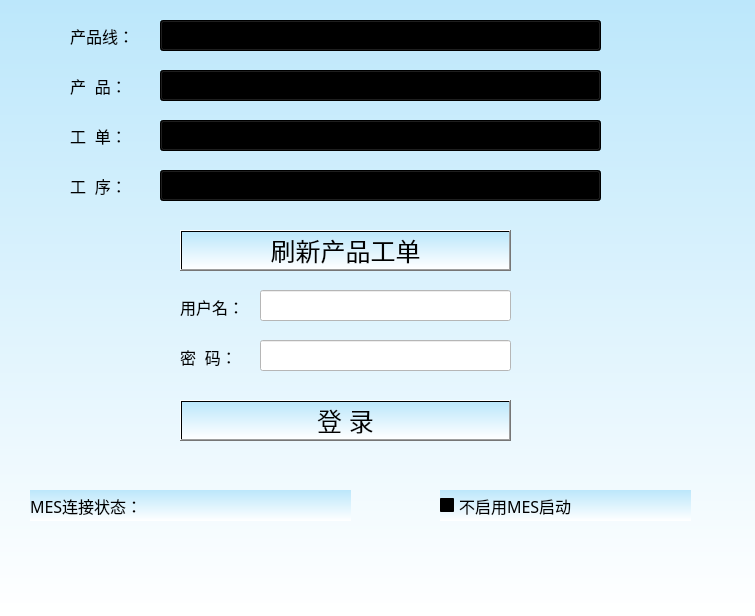
<?xml version="1.0" encoding="UTF-8"?>
<ui version="4.0">
 <class>WidgetMesLogin</class>
 <widget class="QWidget" name="WidgetMesLogin">
  <property name="geometry">
   <rect>
    <x>0</x>
    <y>0</y>
    <width>755</width>
    <height>616</height>
   </rect>
  </property>
  <property name="windowTitle">
   <string>Form</string>
  </property>
  <property name="styleSheet">
   <string notr="true">
background-color: qlineargradient(spread:pad, x1:0.5, y1:0, x2:0.5, y2:1, stop:0 rgba(188, 231, 251, 255), stop:1 rgba(255, 255, 255, 255))</string>
  </property>
  <widget class="QComboBox" name="comboBox_pdList">
   <property name="geometry">
    <rect>
     <x>160</x>
     <y>70</y>
     <width>441</width>
     <height>31</height>
    </rect>
   </property>
   <property name="font">
    <font>
     <pointsize>10</pointsize>
    </font>
   </property>
   <property name="styleSheet">
    <string notr="true"/>
   </property>
  </widget>
  <widget class="QLabel" name="label_6">
   <property name="geometry">
    <rect>
     <x>180</x>
     <y>341</y>
     <width>81</width>
     <height>31</height>
    </rect>
   </property>
   <property name="font">
    <font>
     <pointsize>12</pointsize>
    </font>
   </property>
   <property name="styleSheet">
    <string notr="true">background:transparent;</string>
   </property>
   <property name="text">
    <string>密  码：</string>
   </property>
  </widget>
  <widget class="QLabel" name="label_5">
   <property name="geometry">
    <rect>
     <x>180</x>
     <y>291</y>
     <width>81</width>
     <height>31</height>
    </rect>
   </property>
   <property name="font">
    <font>
     <pointsize>12</pointsize>
    </font>
   </property>
   <property name="styleSheet">
    <string notr="true">background:transparent;</string>
   </property>
   <property name="text">
    <string>用户名：</string>
   </property>
  </widget>
  <widget class="QLabel" name="label_4">
   <property name="geometry">
    <rect>
     <x>70</x>
     <y>170</y>
     <width>71</width>
     <height>31</height>
    </rect>
   </property>
   <property name="font">
    <font>
     <pointsize>12</pointsize>
    </font>
   </property>
   <property name="styleSheet">
    <string notr="true">background:transparent;</string>
   </property>
   <property name="text">
    <string>工  序：</string>
   </property>
  </widget>
  <widget class="QComboBox" name="comboBox_workProcess">
   <property name="geometry">
    <rect>
     <x>160</x>
     <y>170</y>
     <width>441</width>
     <height>31</height>
    </rect>
   </property>
   <property name="font">
    <font>
     <pointsize>10</pointsize>
    </font>
   </property>
   <property name="styleSheet">
    <string notr="true"/>
   </property>
  </widget>
  <widget class="QLineEdit" name="lineEdit_user">
   <property name="geometry">
    <rect>
     <x>260</x>
     <y>290</y>
     <width>251</width>
     <height>31</height>
    </rect>
   </property>
   <property name="styleSheet">
    <string notr="true">background-color: rgb(255, 255, 255);</string>
   </property>
  </widget>
  <widget class="QLabel" name="label">
   <property name="geometry">
    <rect>
     <x>70</x>
     <y>20</y>
     <width>81</width>
     <height>31</height>
    </rect>
   </property>
   <property name="font">
    <font>
     <pointsize>12</pointsize>
    </font>
   </property>
   <property name="styleSheet">
    <string notr="true">background:transparent;</string>
   </property>
   <property name="text">
    <string>产品线：</string>
   </property>
  </widget>
  <widget class="QComboBox" name="comboBox_pdLineList">
   <property name="geometry">
    <rect>
     <x>160</x>
     <y>20</y>
     <width>441</width>
     <height>31</height>
    </rect>
   </property>
   <property name="font">
    <font>
     <pointsize>10</pointsize>
    </font>
   </property>
   <property name="styleSheet">
    <string notr="true"/>
   </property>
  </widget>
  <widget class="QComboBox" name="comboBox_workOrderList">
   <property name="geometry">
    <rect>
     <x>160</x>
     <y>120</y>
     <width>441</width>
     <height>31</height>
    </rect>
   </property>
   <property name="font">
    <font>
     <pointsize>10</pointsize>
    </font>
   </property>
   <property name="styleSheet">
    <string notr="true"/>
   </property>
  </widget>
  <widget class="QLabel" name="label_3">
   <property name="geometry">
    <rect>
     <x>70</x>
     <y>120</y>
     <width>81</width>
     <height>31</height>
    </rect>
   </property>
   <property name="font">
    <font>
     <pointsize>12</pointsize>
    </font>
   </property>
   <property name="styleSheet">
    <string notr="true">background:transparent;</string>
   </property>
   <property name="text">
    <string>工  单：</string>
   </property>
  </widget>
  <widget class="QCheckBox" name="checkBox_NoMes">
   <property name="geometry">
    <rect>
     <x>440</x>
     <y>490</y>
     <width>251</width>
     <height>31</height>
    </rect>
   </property>
   <property name="font">
    <font>
     <family>Agency FB</family>
     <pointsize>12</pointsize>
    </font>
   </property>
   <property name="text">
    <string>不启用MES启动</string>
   </property>
  </widget>
  <widget class="QLabel" name="label_2">
   <property name="geometry">
    <rect>
     <x>70</x>
     <y>70</y>
     <width>71</width>
     <height>31</height>
    </rect>
   </property>
   <property name="font">
    <font>
     <pointsize>12</pointsize>
    </font>
   </property>
   <property name="styleSheet">
    <string notr="true">background:transparent;</string>
   </property>
   <property name="text">
    <string>产  品：</string>
   </property>
  </widget>
  <widget class="QPushButton" name="pushButton_login">
   <property name="geometry">
    <rect>
     <x>180</x>
     <y>400</y>
     <width>331</width>
     <height>41</height>
    </rect>
   </property>
   <property name="font">
    <font>
     <pointsize>19</pointsize>
    </font>
   </property>
   <property name="text">
    <string>登 录</string>
   </property>
  </widget>
  <widget class="QWidget" name="layoutWidget">
   <property name="geometry">
    <rect>
     <x>30</x>
     <y>490</y>
     <width>321</width>
     <height>31</height>
    </rect>
   </property>
   <layout class="QHBoxLayout" name="horizontalLayout" stretch="0,1">
    <item>
     <widget class="QLabel" name="label_8">
      <property name="font">
       <font>
        <family>Agency FB</family>
        <pointsize>12</pointsize>
       </font>
      </property>
      <property name="text">
       <string>MES连接状态：</string>
      </property>
     </widget>
    </item>
    <item>
     <widget class="QLabel" name="label_heartMsg">
      <property name="text">
       <string/>
      </property>
     </widget>
    </item>
   </layout>
  </widget>
  <widget class="QLineEdit" name="lineEdit_passwd">
   <property name="geometry">
    <rect>
     <x>260</x>
     <y>340</y>
     <width>251</width>
     <height>31</height>
    </rect>
   </property>
   <property name="styleSheet">
    <string notr="true">background-color: rgb(255, 255, 255);</string>
   </property>
   <property name="text">
    <string/>
   </property>
   <property name="echoMode">
    <enum>QLineEdit::Password</enum>
   </property>
  </widget>
  <widget class="QPushButton" name="btn_UpdateList">
   <property name="geometry">
    <rect>
     <x>180</x>
     <y>230</y>
     <width>331</width>
     <height>41</height>
    </rect>
   </property>
   <property name="font">
    <font>
     <pointsize>19</pointsize>
    </font>
   </property>
   <property name="text">
    <string>刷新产品工单</string>
   </property>
  </widget>
 </widget>
 <resources/>
 <connections/>
</ui>
